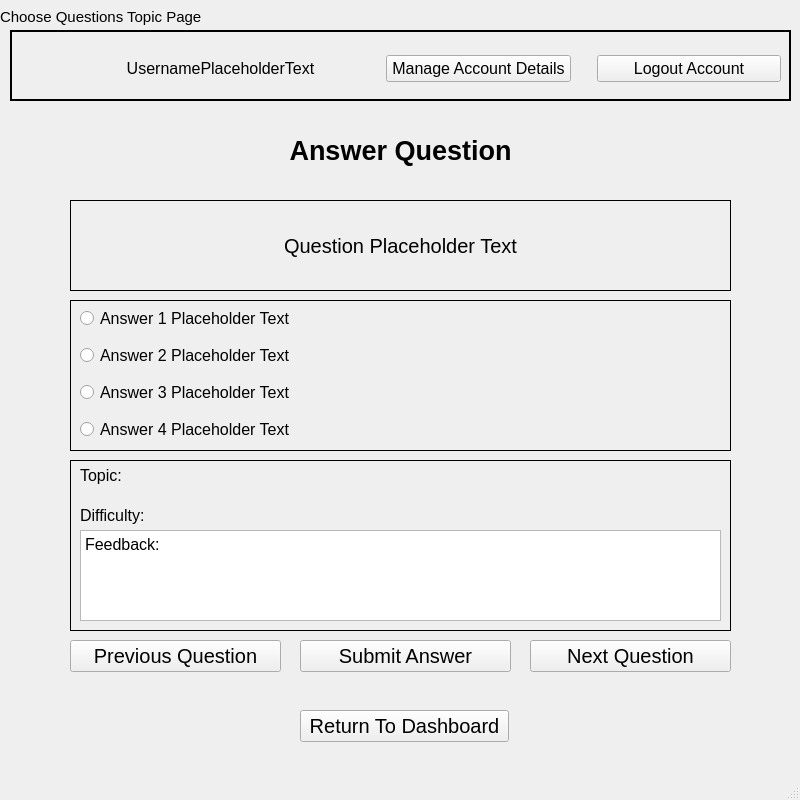
<?xml version="1.0" encoding="UTF-8"?>
<ui version="4.0">
 <class>MainWindow</class>
 <widget class="QMainWindow" name="MainWindow">
  <property name="geometry">
   <rect>
    <x>0</x>
    <y>0</y>
    <width>800</width>
    <height>800</height>
   </rect>
  </property>
  <property name="sizePolicy">
   <sizepolicy hsizetype="Fixed" vsizetype="Fixed">
    <horstretch>0</horstretch>
    <verstretch>0</verstretch>
   </sizepolicy>
  </property>
  <property name="minimumSize">
   <size>
    <width>800</width>
    <height>800</height>
   </size>
  </property>
  <property name="maximumSize">
   <size>
    <width>800</width>
    <height>800</height>
   </size>
  </property>
  <property name="windowTitle">
   <string>MainWindow</string>
  </property>
  <widget class="QWidget" name="centralwidget">
   <widget class="QFrame" name="frame_4">
    <property name="geometry">
     <rect>
      <x>10</x>
      <y>30</y>
      <width>781</width>
      <height>71</height>
     </rect>
    </property>
    <property name="frameShape">
     <enum>QFrame::Box</enum>
    </property>
    <property name="frameShadow">
     <enum>QFrame::Plain</enum>
    </property>
    <property name="lineWidth">
     <number>2</number>
    </property>
    <widget class="QWidget" name="horizontalLayoutWidget_3">
     <property name="geometry">
      <rect>
       <x>10</x>
       <y>0</y>
       <width>761</width>
       <height>77</height>
      </rect>
     </property>
     <layout class="QHBoxLayout" name="horizontalLayout_3">
      <item>
       <widget class="QLabel" name="image_3">
        <property name="sizePolicy">
         <sizepolicy hsizetype="Preferred" vsizetype="Preferred">
          <horstretch>0</horstretch>
          <verstretch>0</verstretch>
         </sizepolicy>
        </property>
        <property name="maximumSize">
         <size>
          <width>55</width>
          <height>55</height>
         </size>
        </property>
        <property name="text">
         <string/>
        </property>
        <property name="pixmap">
         <pixmap>../../../../../../Downloads/images__1_-removebg-preview.png</pixmap>
        </property>
        <property name="scaledContents">
         <bool>true</bool>
        </property>
       </widget>
      </item>
      <item>
       <widget class="QLabel" name="username_3">
        <property name="sizePolicy">
         <sizepolicy hsizetype="Fixed" vsizetype="Preferred">
          <horstretch>0</horstretch>
          <verstretch>0</verstretch>
         </sizepolicy>
        </property>
        <property name="minimumSize">
         <size>
          <width>279</width>
          <height>0</height>
         </size>
        </property>
        <property name="maximumSize">
         <size>
          <width>279</width>
          <height>16777215</height>
         </size>
        </property>
        <property name="font">
         <font>
          <pointsize>12</pointsize>
         </font>
        </property>
        <property name="text">
         <string>UsernamePlaceholderText</string>
        </property>
        <property name="alignment">
         <set>Qt::AlignCenter</set>
        </property>
       </widget>
      </item>
      <item>
       <spacer name="horizontalSpacer_6">
        <property name="orientation">
         <enum>Qt::Horizontal</enum>
        </property>
        <property name="sizeType">
         <enum>QSizePolicy::Fixed</enum>
        </property>
        <property name="sizeHint" stdset="0">
         <size>
          <width>20</width>
          <height>20</height>
         </size>
        </property>
       </spacer>
      </item>
      <item>
       <widget class="QPushButton" name="manageAccountDetails_3">
        <property name="font">
         <font>
          <pointsize>12</pointsize>
         </font>
        </property>
        <property name="text">
         <string>Manage Account Details</string>
        </property>
       </widget>
      </item>
      <item>
       <spacer name="horizontalSpacer_7">
        <property name="orientation">
         <enum>Qt::Horizontal</enum>
        </property>
        <property name="sizeType">
         <enum>QSizePolicy::Fixed</enum>
        </property>
        <property name="sizeHint" stdset="0">
         <size>
          <width>20</width>
          <height>20</height>
         </size>
        </property>
       </spacer>
      </item>
      <item>
       <widget class="QPushButton" name="logoutAccount_3">
        <property name="font">
         <font>
          <pointsize>12</pointsize>
         </font>
        </property>
        <property name="text">
         <string>Logout Account</string>
        </property>
       </widget>
      </item>
     </layout>
    </widget>
   </widget>
   <widget class="QLabel" name="labelForPage_3">
    <property name="geometry">
     <rect>
      <x>0</x>
      <y>0</y>
      <width>201</width>
      <height>33</height>
     </rect>
    </property>
    <property name="font">
     <font>
      <pointsize>11</pointsize>
      <weight>50</weight>
      <bold>false</bold>
      <kerning>true</kerning>
     </font>
    </property>
    <property name="tabletTracking">
     <bool>false</bool>
    </property>
    <property name="layoutDirection">
     <enum>Qt::LeftToRight</enum>
    </property>
    <property name="styleSheet">
     <string notr="true"/>
    </property>
    <property name="text">
     <string>Choose Questions Topic Page</string>
    </property>
   </widget>
   <widget class="QWidget" name="verticalLayoutWidget_2">
    <property name="geometry">
     <rect>
      <x>70</x>
      <y>110</y>
      <width>661</width>
      <height>81</height>
     </rect>
    </property>
    <layout class="QVBoxLayout" name="welcomeLayout_3">
     <item>
      <widget class="QLabel" name="welcomeHeader_3">
       <property name="font">
        <font>
         <pointsize>20</pointsize>
         <weight>75</weight>
         <bold>true</bold>
        </font>
       </property>
       <property name="mouseTracking">
        <bool>true</bool>
       </property>
       <property name="layoutDirection">
        <enum>Qt::LeftToRight</enum>
       </property>
       <property name="styleSheet">
        <string notr="true"/>
       </property>
       <property name="text">
        <string>Answer Question</string>
       </property>
       <property name="alignment">
        <set>Qt::AlignCenter</set>
       </property>
      </widget>
     </item>
    </layout>
   </widget>
   <widget class="QPushButton" name="returnToDashboard">
    <property name="geometry">
     <rect>
      <x>300</x>
      <y>710</y>
      <width>209</width>
      <height>32</height>
     </rect>
    </property>
    <property name="font">
     <font>
      <pointsize>15</pointsize>
     </font>
    </property>
    <property name="text">
     <string>Return To Dashboard</string>
    </property>
   </widget>
   <widget class="QFrame" name="frame">
    <property name="geometry">
     <rect>
      <x>70</x>
      <y>200</y>
      <width>661</width>
      <height>91</height>
     </rect>
    </property>
    <property name="frameShape">
     <enum>QFrame::Box</enum>
    </property>
    <property name="frameShadow">
     <enum>QFrame::Plain</enum>
    </property>
    <widget class="QLabel" name="questionText">
     <property name="geometry">
      <rect>
       <x>0</x>
       <y>0</y>
       <width>661</width>
       <height>91</height>
      </rect>
     </property>
     <property name="font">
      <font>
       <pointsize>15</pointsize>
      </font>
     </property>
     <property name="text">
      <string>Question Placeholder Text</string>
     </property>
     <property name="alignment">
      <set>Qt::AlignCenter</set>
     </property>
    </widget>
   </widget>
   <widget class="QFrame" name="frame_2">
    <property name="geometry">
     <rect>
      <x>70</x>
      <y>300</y>
      <width>661</width>
      <height>151</height>
     </rect>
    </property>
    <property name="frameShape">
     <enum>QFrame::Box</enum>
    </property>
    <property name="frameShadow">
     <enum>QFrame::Plain</enum>
    </property>
    <widget class="QWidget" name="verticalLayoutWidget">
     <property name="geometry">
      <rect>
       <x>0</x>
       <y>0</y>
       <width>661</width>
       <height>151</height>
      </rect>
     </property>
     <layout class="QVBoxLayout" name="verticalLayout">
      <property name="sizeConstraint">
       <enum>QLayout::SetMinimumSize</enum>
      </property>
      <property name="leftMargin">
       <number>10</number>
      </property>
      <item>
       <widget class="QRadioButton" name="answer1">
        <property name="sizePolicy">
         <sizepolicy hsizetype="Minimum" vsizetype="Fixed">
          <horstretch>0</horstretch>
          <verstretch>0</verstretch>
         </sizepolicy>
        </property>
        <property name="font">
         <font>
          <pointsize>12</pointsize>
         </font>
        </property>
        <property name="text">
         <string>Answer 1 Placeholder Text</string>
        </property>
        <property name="iconSize">
         <size>
          <width>40</width>
          <height>40</height>
         </size>
        </property>
       </widget>
      </item>
      <item>
       <widget class="QRadioButton" name="answer2">
        <property name="font">
         <font>
          <pointsize>12</pointsize>
         </font>
        </property>
        <property name="text">
         <string>Answer 2 Placeholder Text</string>
        </property>
       </widget>
      </item>
      <item>
       <widget class="QRadioButton" name="answer3">
        <property name="font">
         <font>
          <pointsize>12</pointsize>
         </font>
        </property>
        <property name="text">
         <string>Answer 3 Placeholder Text</string>
        </property>
       </widget>
      </item>
      <item>
       <widget class="QRadioButton" name="answer4">
        <property name="font">
         <font>
          <pointsize>12</pointsize>
         </font>
        </property>
        <property name="text">
         <string>Answer 4 Placeholder Text</string>
        </property>
       </widget>
      </item>
     </layout>
    </widget>
   </widget>
   <widget class="QFrame" name="frame_3">
    <property name="geometry">
     <rect>
      <x>70</x>
      <y>460</y>
      <width>661</width>
      <height>171</height>
     </rect>
    </property>
    <property name="frameShape">
     <enum>QFrame::Box</enum>
    </property>
    <property name="frameShadow">
     <enum>QFrame::Plain</enum>
    </property>
    <widget class="QTextBrowser" name="textBrowser">
     <property name="geometry">
      <rect>
       <x>10</x>
       <y>70</y>
       <width>641</width>
       <height>91</height>
      </rect>
     </property>
     <property name="html">
      <string>&lt;!DOCTYPE HTML PUBLIC &quot;-//W3C//DTD HTML 4.0//EN&quot; &quot;http://www.w3.org/TR/REC-html40/strict.dtd&quot;&gt;
&lt;html&gt;&lt;head&gt;&lt;meta name=&quot;qrichtext&quot; content=&quot;1&quot; /&gt;&lt;style type=&quot;text/css&quot;&gt;
p, li { white-space: pre-wrap; }
&lt;/style&gt;&lt;/head&gt;&lt;body style=&quot; font-family:'MS Shell Dlg 2'; font-size:8.25pt; font-weight:400; font-style:normal;&quot;&gt;
&lt;p style=&quot; margin-top:0px; margin-bottom:0px; margin-left:0px; margin-right:0px; -qt-block-indent:0; text-indent:0px;&quot;&gt;&lt;span style=&quot; font-size:12pt;&quot;&gt;Feedback: &lt;/span&gt;&lt;/p&gt;&lt;/body&gt;&lt;/html&gt;</string>
     </property>
    </widget>
    <widget class="QLabel" name="topicText">
     <property name="geometry">
      <rect>
       <x>10</x>
       <y>0</y>
       <width>641</width>
       <height>31</height>
      </rect>
     </property>
     <property name="font">
      <font>
       <pointsize>12</pointsize>
      </font>
     </property>
     <property name="text">
      <string>Topic: </string>
     </property>
     <property name="wordWrap">
      <bool>true</bool>
     </property>
    </widget>
    <widget class="QLabel" name="difficultyText">
     <property name="geometry">
      <rect>
       <x>10</x>
       <y>40</y>
       <width>641</width>
       <height>31</height>
      </rect>
     </property>
     <property name="font">
      <font>
       <pointsize>12</pointsize>
      </font>
     </property>
     <property name="text">
      <string>Difficulty: </string>
     </property>
     <property name="wordWrap">
      <bool>true</bool>
     </property>
    </widget>
   </widget>
   <widget class="QPushButton" name="submitAnswer">
    <property name="geometry">
     <rect>
      <x>300</x>
      <y>640</y>
      <width>211</width>
      <height>32</height>
     </rect>
    </property>
    <property name="font">
     <font>
      <pointsize>15</pointsize>
     </font>
    </property>
    <property name="text">
     <string>Submit Answer</string>
    </property>
   </widget>
   <widget class="QPushButton" name="nextQuestion">
    <property name="geometry">
     <rect>
      <x>530</x>
      <y>640</y>
      <width>201</width>
      <height>32</height>
     </rect>
    </property>
    <property name="font">
     <font>
      <pointsize>15</pointsize>
     </font>
    </property>
    <property name="text">
     <string>Next Question</string>
    </property>
   </widget>
   <widget class="QPushButton" name="nextQuestion_2">
    <property name="geometry">
     <rect>
      <x>70</x>
      <y>640</y>
      <width>211</width>
      <height>32</height>
     </rect>
    </property>
    <property name="font">
     <font>
      <pointsize>15</pointsize>
     </font>
    </property>
    <property name="text">
     <string>Previous Question</string>
    </property>
   </widget>
   <zorder>frame_2</zorder>
   <zorder>frame</zorder>
   <zorder>frame_4</zorder>
   <zorder>labelForPage_3</zorder>
   <zorder>verticalLayoutWidget_2</zorder>
   <zorder>returnToDashboard</zorder>
   <zorder>frame_3</zorder>
   <zorder>submitAnswer</zorder>
   <zorder>nextQuestion</zorder>
   <zorder>nextQuestion_2</zorder>
  </widget>
  <widget class="QMenuBar" name="menubar">
   <property name="geometry">
    <rect>
     <x>0</x>
     <y>0</y>
     <width>800</width>
     <height>21</height>
    </rect>
   </property>
  </widget>
  <widget class="QStatusBar" name="statusbar"/>
 </widget>
 <resources/>
 <connections/>
</ui>
